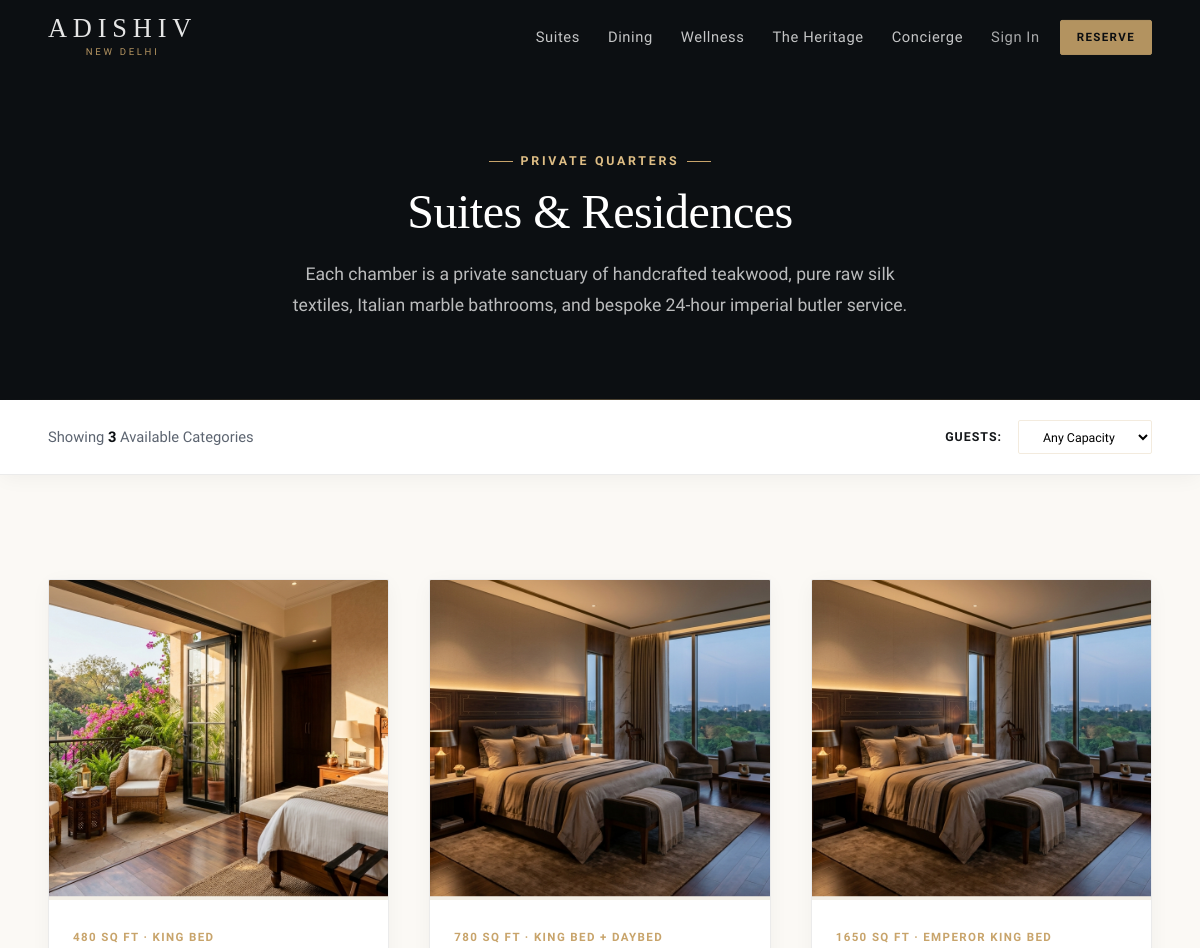
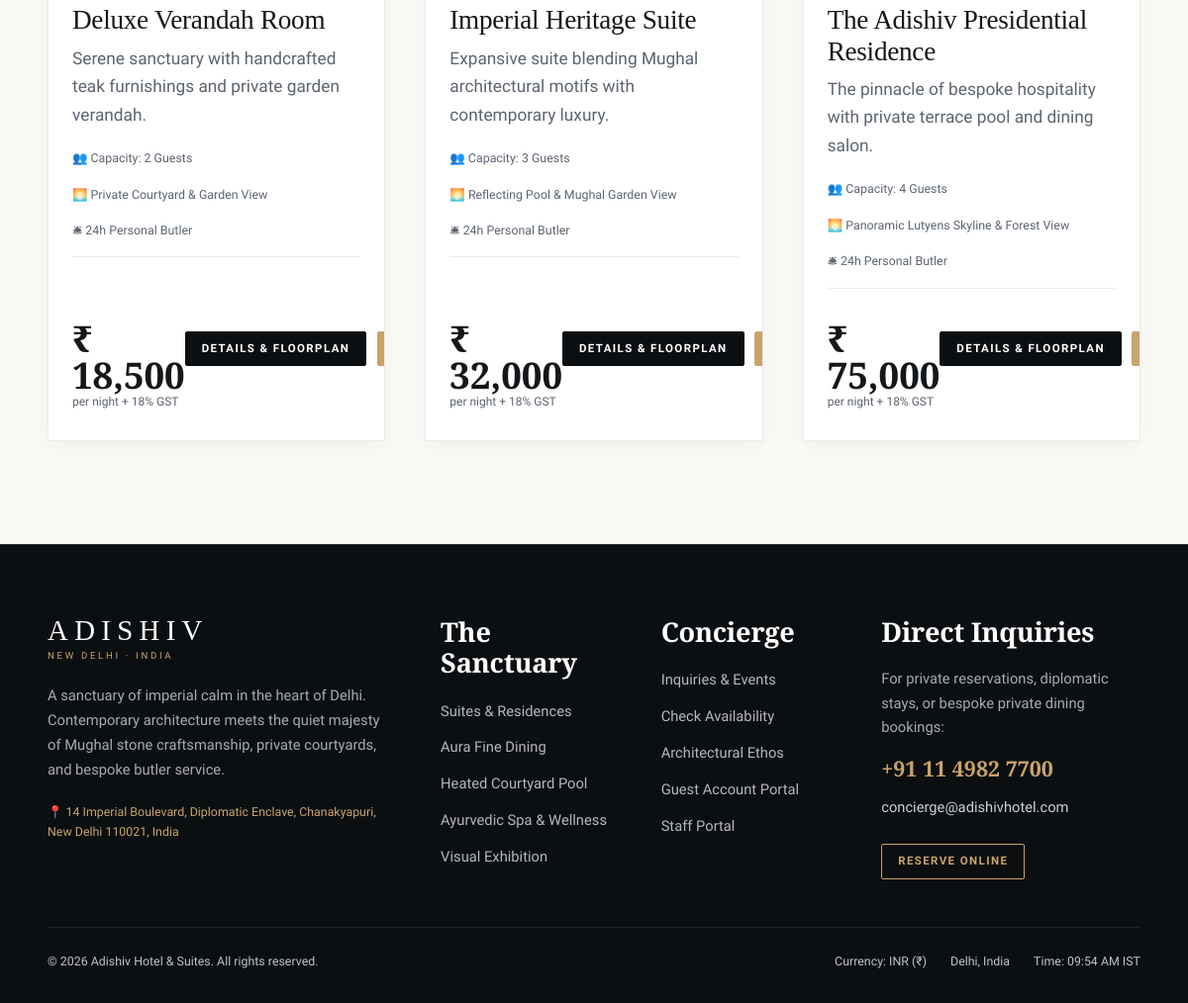
Before: /rooms.php with the older database file (2 pictures, top to bottom).
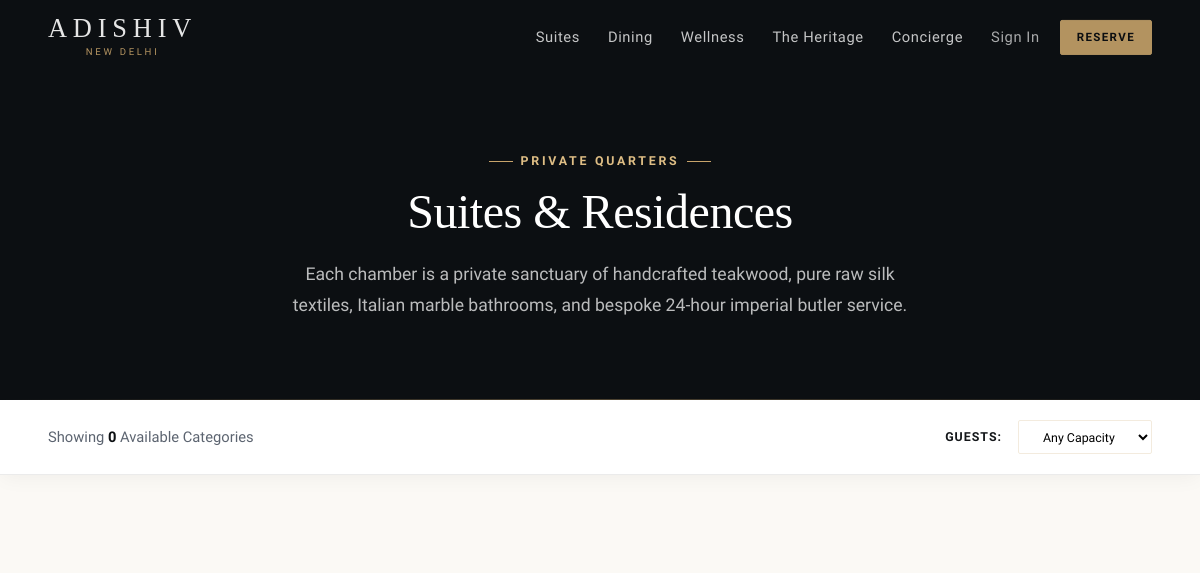
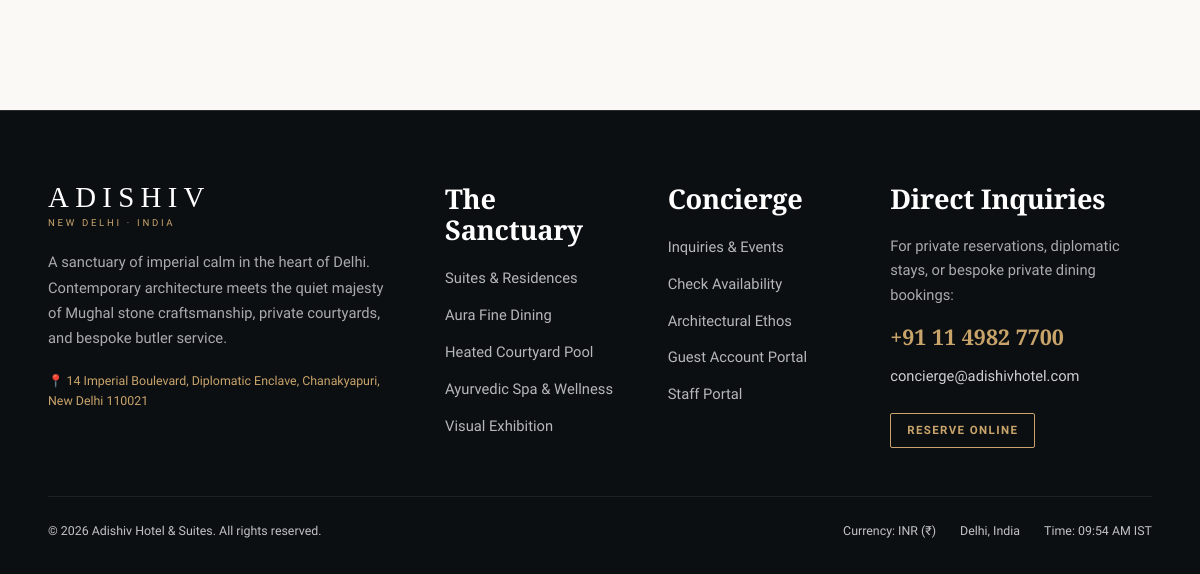
After: the same page with the newer database file (2 pictures, top to bottom).
### tables this page shows
CREATE TABLE IF NOT EXISTS `room_types` (
    `id` INT UNSIGNED AUTO_INCREMENT PRIMARY KEY,
    `slug` VARCHAR(80) NOT NULL UNIQUE,
    `name` VARCHAR(120) NOT NULL,
    `short_description` VARCHAR(255) NOT NULL,
    `description` TEXT NOT NULL,
    `price_per_night` DECIMAL(10, 2) NOT NULL,  
    `max_guests` TINYINT UNSIGNED NOT NULL DEFAULT 2,
    `bed_type` VARCHAR(60) NOT NULL DEFAULT 'King Bed',
    `room_size_sqft` SMALLINT UNSIGNED NOT NULL DEFAULT 450,
    `view_type` VARCHAR(80) NOT NULL DEFAULT 'Imperial Courtyard View',
    `featured_image` VARCHAR(255) NOT NULL,
    `sort_order` TINYINT UNSIGNED NOT NULL DEFAULT 0,
    `is_active` TINYINT(1) NOT NULL DEFAULT 1,
    `created_at` TIMESTAMP DEFAULT CURRENT_TIMESTAMP,
    `updated_at` TIMESTAMP DEFAULT CURRENT_TIMESTAMP ON UPDATE CURRENT_TIMESTAMP,
    INDEX `idx_room_types_active` (`is_active`),
    INDEX `idx_room_types_slug` (`slug`)
);

### includes/functions.php (called while the page is built, shortened)
<?php
function e(?string $string): string {
    return htmlspecialchars($string ?? '', ENT_QUOTES | ENT_SUBSTITUTE, 'UTF-8');
}
function format_inr(float|int|string $amount): string {
    $num = (float)$amount;
    $isNegative = $num < 0;
    $num = abs($num);
    $parts = explode('.', number_format($num, 2, '.', ''));
    $intPart = $parts[0];
    $decPart = $parts[1];
    if (strlen($intPart) > 3) {
        $lastThree = substr($intPart, -3);
        $remaining = substr($intPart, 0, -3);
        $remaining = preg_replace('/(\d)(?=(\d{2})+(?!\d))/', '$1,', $remaining);
        $formatted = $remaining . ',' . $lastThree;
    } else {
        $formatted = $intPart;
    }
    $symbol = defined('APP_CURRENCY_SYMBOL') ? APP_CURRENCY_SYMBOL : '₹';
    return ($isNegative ? '-' : '') . $symbol . ' ' . $formatted;
}
function get_setting(string $key, string $default = ''): string {
    static $cache = null;
    if ($cache === null) {
        $cache = [];
        try {
            $db = get_db();
            $stmt = $db->query("SELECT setting_key, setting_value FROM site_settings");
            while ($row = $stmt->fetch()) {
                $cache[$row['setting_key']] = $row['setting_value'];
            }
        } catch (Throwable $e) {
            return $default;
        }
    }
    return $cache[$key] ?? $default;
}
function asset_url(string $path): string {
    $path = ltrim($path, '/');
    return APP_URL . '/' . $path;
}

### includes/auth.php (called while the page is built, shortened)
<?php
require_once __DIR__ . '/functions.php';
function is_logged_in(): bool {
    return !empty($_SESSION['user_id']);
}

### rooms.php (the view, shortened to what this page needs)
<?php
$currentNav = 'rooms';
require_once __DIR__ . '/includes/header.php';
$db = get_db();
$query = "SELECT * FROM room_types WHERE is_active = 1";
$params = [];
$query .= " ORDER BY sort_order ASC, price_per_night ASC";
$stmt = $db->prepare($query);
$stmt->execute($params);
$suites = $stmt->fetchAll();
?>
<div class="page-hero-banner">
  <div class="container-narrow">
    <div class="eyebrow center page-hero-eyebrow">Private Quarters</div>
    <h1 class="page-hero-title">
      Suites & Residences
    </h1>
    <p class="page-hero-desc">
      Each chamber is a private sanctuary of handcrafted teakwood, pure raw silk textiles, Italian marble bathrooms, and bespoke 24-hour imperial butler service.
    </p>
  </div>
</div>
<div class="filter-bar-wrap">
  <div class="container filter-bar-container">
    <div class="filter-stat">
      Showing <strong><?= count($suites) ?></strong> Available Categories
    </div>
    <form method="GET" action="rooms.php" class="filter-controls">
      <label for="filterGuests" class="filter-label">
        Guests:
      </label>
      <select id="filterGuests" name="guests" onchange="this.form.submit()" class="filter-select-input">
        <option value="">Any Capacity</option>
      </select>
    </form>
  </div>
</div>
<div class="section-spacing container">
  <div class="suites-responsive-grid">
    <?php foreach ($suites as $suite): ?>
      <article class="room-card" data-reveal>
        <div class="room-card-media" style="height: 320px;">
          <span class="room-badge"><?= e($suite['view_type']) ?></span>
          <img
            src="<?= asset_url($suite['featured_image']) ?>"
            alt="<?= e($suite['name']) ?>"
            class="room-card-img"
            loading="lazy"
          >
        </div>
        <div class="room-card-body">
          <div class="room-card-spec-meta">
            <?= (int)$suite['room_size_sqft'] ?> SQ FT · <?= e($suite['bed_type']) ?>
          </div>
          <h2 class="room-title"><?= e($suite['name']) ?></h2>
          <p class="room-desc">
            <?= e($suite['short_description']) ?>
          </p>
          <div class="room-specs">
            <span class="room-spec-item">👥 Capacity: <?= (int)$suite['max_guests'] ?> Guests</span>
            <span class="room-spec-item">🌅 <?= e($suite['view_type']) ?></span>
            <span class="room-spec-item">🛎 24h Personal Butler</span>
          </div>
          <div class="room-card-footer">
            <div class="room-price-wrap">
              <span class="room-price-val"><?= format_inr($suite['price_per_night']) ?></span>
              <span class="room-price-unit">per night + 18% GST</span>
            </div>
            <div class="room-actions-group">
              <a href="<?= asset_url('room-details.php?slug=' . urlencode($suite['slug'])) ?>" class="btn btn-dark btn-sm">
                Details & Floorplan
              </a>
              <a href="<?= asset_url('booking.php?room_type_id=' . (int)$suite['id']) ?>" class="btn btn-gold btn-sm">
              </a>
            </div>
          </div>
        </div>
      </article>
    <?php endforeach; ?>
  </div>
</div>
<?php require_once __DIR__ . '/includes/footer.php'; ?>

### includes/header.php (shortened to what this page needs)
<?php
require_once __DIR__ . '/functions.php';
require_once __DIR__ . '/auth.php';
$currentNav = $currentNav ?? 'home';
?>
<!DOCTYPE html>
<html lang="en">
<head>
    "telephone": "<?= e(get_setting('hotel_phone', '+91 11 4982 7700')) ?>",
  <link rel="stylesheet" href="<?= asset_url('assets/css/variables.css') ?>">
  <link rel="stylesheet" href="<?= asset_url('assets/css/base.css') ?>">
  <link rel="stylesheet" href="<?= asset_url('assets/css/components.css') ?>">
  <link rel="stylesheet" href="<?= asset_url('assets/css/motion.css') ?>">
</head>
<body>
  <header class="site-header <?= !empty($headerLight) ? 'site-header--light' : '' ?>" role="banner">
    <div class="container">
      <a href="<?= asset_url('index.php') ?>" class="brand-logo" aria-label="Adishiv Hotel & Suites, Homepage">
        <span class="brand-title">Adishiv</span>
        <span class="brand-subtitle">New Delhi</span>
      </a>
      <div class="header-actions">
        <nav aria-label="Primary Navigation" class="header-nav-links">
          <a href="<?= asset_url('rooms.php') ?>" class="<?= $currentNav === 'rooms' ? 'text-gold' : '' ?>" <?= $currentNav === 'rooms' ? 'aria-current="page"' : '' ?>>Suites</a>
          <a href="<?= asset_url('dining.php') ?>" class="<?= $currentNav === 'dining' ? 'text-gold' : '' ?>" <?= $currentNav === 'dining' ? 'aria-current="page"' : '' ?>>Dining</a>
          <a href="<?= asset_url('experiences.php') ?>" class="<?= $currentNav === 'experiences' ? 'text-gold' : '' ?>" <?= $currentNav === 'experiences' ? 'aria-current="page"' : '' ?>>Wellness</a>
          <a href="<?= asset_url('about.php') ?>" class="<?= $currentNav === 'about' ? 'text-gold' : '' ?>" <?= $currentNav === 'about' ? 'aria-current="page"' : '' ?>>The Heritage</a>
          <a href="<?= asset_url('contact.php') ?>" class="<?= $currentNav === 'contact' ? 'text-gold' : '' ?>" <?= $currentNav === 'contact' ? 'aria-current="page"' : '' ?>>Concierge</a>
          <?php if (is_logged_in()): ?>
            <?php if (is_admin()): ?>
              <a href="<?= asset_url('admin/index.php') ?>" class="text-gold" style="font-weight: 700;">Admin</a>
            <?php endif; ?>
            <a href="<?= asset_url('logout.php') ?>" style="opacity: 0.8;">Sign Out</a>
          <?php else: ?>
            <a href="<?= asset_url('login.php') ?>" style="opacity: 0.85;">Sign In</a>
          <?php endif; ?>
        </nav>
        <a href="<?= asset_url('booking.php') ?>" class="btn btn-gold btn-sm">Reserve</a>
      </div>
    </div>
  </header>
  <main id="mainContent" role="main" style="flex: 1 0 auto;">

### includes/footer.php (shortened to what this page needs)
  </main>
  <footer class="site-footer" role="contentinfo">
    <div class="container">
      <div class="footer-grid">
        <div class="footer-col">
          <div class="brand-logo" style="align-items: flex-start; margin-bottom: 1.25rem;">
            <span class="brand-title" style="font-size: 1.8rem;">Adishiv</span>
            <span class="brand-subtitle">New Delhi · India</span>
          </div>
          <p style="color: rgba(255, 255, 255, 0.65); font-size: var(--text-sm); line-height: 1.7; max-width: 380px;">
            A sanctuary of imperial calm in the heart of Delhi. Contemporary architecture meets the quiet majesty of Mughal stone craftsmanship, private courtyards, and bespoke butler service.
          </p>
          <div style="font-size: var(--text-xs); color: var(--color-gold); margin-top: 1rem;">
            📍 <?= e(get_setting('hotel_address', '14 Imperial Boulevard, Diplomatic Enclave, Chanakyapuri, New Delhi 110021')) ?>
          </div>
        </div>
        <div class="footer-col">
          <h5>The Sanctuary</h5>
          <ul class="footer-links">
            <li><a href="<?= asset_url('rooms.php') ?>">Suites & Residences</a></li>
            <li><a href="<?= asset_url('dining.php') ?>">Aura Fine Dining</a></li>
            <li><a href="<?= asset_url('experiences.php') ?>">Heated Courtyard Pool</a></li>
            <li><a href="<?= asset_url('experiences.php') ?>">Ayurvedic Spa & Wellness</a></li>
            <li><a href="<?= asset_url('gallery.php') ?>">Visual Exhibition</a></li>
          </ul>
        </div>
        <div class="footer-col">
          <h5>Concierge</h5>
          <ul class="footer-links">
            <li><a href="<?= asset_url('contact.php') ?>">Inquiries & Events</a></li>
            <li><a href="<?= asset_url('booking.php') ?>">Check Availability</a></li>
            <li><a href="<?= asset_url('about.php') ?>">Architectural Ethos</a></li>
            <li><a href="<?= asset_url('login.php') ?>">Guest Account Portal</a></li>
            <li><a href="<?= asset_url('admin/login.php') ?>">Staff Portal</a></li>
          </ul>
        </div>
        <div class="footer-col">
          <h5>Direct Inquiries</h5>
          <p style="color: rgba(255, 255, 255, 0.65); font-size: var(--text-sm); margin-bottom: 0.75rem;">
            For private reservations, diplomatic stays, or bespoke private dining bookings:
          </p>
          <div style="margin-bottom: 0.5rem;">
            <a href="tel:<?= e(str_replace(' ', '', get_setting('hotel_phone', '+911149827700'))) ?>" style="font-family: var(--font-serif); font-size: 1.35rem; color: var(--color-gold); font-weight: 600;">
              <?= e(get_setting('hotel_phone', '+91 11 4982 7700')) ?>
            </a>
          </div>
          <div>
            <a href="mailto:<?= e(get_setting('hotel_email', 'concierge@adishivhotel.com')) ?>" style="font-size: var(--text-sm); color: rgba(255,255,255,0.8);">
              <?= e(get_setting('hotel_email', 'concierge@adishivhotel.com')) ?>
            </a>
          </div>
          <div style="margin-top: 1.5rem;">
            <a href="<?= asset_url('booking.php') ?>" class="btn btn-outline-gold btn-sm">
              Reserve Online
            </a>
          </div>
        </div>
      </div>
      <div class="footer-bottom" style="color: rgba(255, 255, 255, 0.75);">
        <div>
          © <?= date('Y') ?> Adishiv Hotel & Suites. All rights reserved.
        </div>
        <div style="display: flex; gap: 1.5rem;">
          <span>Currency: INR (₹)</span>
          <span>Delhi, India</span>
          <span>Time: <?= date('h:i A T') ?></span>
        </div>
      </div>
    </div>
  </footer>
</body>
</html>

### assets/css/variables.css (style rules this page uses)
:root { --color-obsidian: #0C0F12; --color-obsidian-soft: #14181E; --color-slate-dark: #1E242C; --color-sandstone-silk: #FBF9F5; --color-parchment: #F3EFE6; --color-parchment-deep: #E7E2D6; --color-gold: #C8A46B; --color-gold-light: #DFBE85; --color-gold-ink: #7A5C28; --color-gold-muted: rgba(200, 164, 107, 0.4); --color-gold-glow: rgba(200, 164, 107, 0.15); --color-terracotta: #944C3A; --color-cypress: #182A22; --color-text-main: #14171A; --color-text-muted: #5C6470; --color-text-light: #64748B; --color-text-white: #FFFFFF; --color-text-gold: #C8A46B; --focus-ring-light: 0 0 0 2px #0C0F12, 0 0 0 4px #DFBE85; --focus-ring-dark: 0 0 0 2px #0C0F12, 0 0 0 4px #C8A46B; --color-border-subtle: rgba(200, 164, 107, 0.22); --color-border-hairline: rgba(0, 0, 0, 0.08); --color-border-dark: rgba(255, 255, 255, 0.12); --color-success: #2E7D32; --color-warning: #ED6C02; --color-error: #D32F2F; --color-info: #0288D1; --font-serif: 'Cormorant Garamond', Georgia, 'Times New Roman', serif; --font-sans: 'Plus Jakarta Sans', -apple-system, BlinkMacSystemFont, 'Segoe UI', Roboto, sans-serif; --font-display: 'Cormorant Garamond', serif; --font-data: 'Plus Jakarta Sans', monospace; --text-xs: clamp(0.72rem, 0.7rem + 0.1vw, 0.8rem); --text-sm: clamp(0.85rem, 0.82rem + 0.15vw, 0.92rem); --text-base: clamp(1rem, 0.96rem + 0.2vw, 1.08rem); --text-md: clamp(1.15rem, 1.08rem + 0.35vw, 1.3rem); --text-lg: clamp(1.4rem, 1.25rem + 0.6vw, 1.7rem); --text-xl: clamp(1.8rem, 1.55rem + 1vw, 2.3rem); --text-2xl: clamp(2.4rem, 2rem + 1.8vw, 3.4rem); --text-3xl: clamp(3.2rem, 2.6rem + 2.8vw, 5rem); --text-hero: clamp(3.8rem, 3rem + 3.8vw, 6.8rem); --space-2xs: 0.25rem; --space-xs: 0.5rem; --space-sm: 0.75rem; --space-md: 1rem; --space-lg: 1.5rem; --space-xl: 2rem; --space-2xl: 3rem; --space-3xl: 4.5rem; --space-4xl: 6rem; --space-section: clamp(4rem, 6vw + 2rem, 8.5rem); --container-max: 1380px; --container-narrow: 1040px; --container-padding: clamp(1.25rem, 4vw, 3.5rem); --shadow-subtle: 0 4px 20px -2px rgba(12, 15, 18, 0.05); --shadow-card: 0 12px 35px -5px rgba(12, 15, 18, 0.08); --shadow-hover: 0 20px 45px -8px rgba(200, 164, 107, 0.18); --shadow-modal: 0 30px 70px -15px rgba(0, 0, 0, 0.4); --glass-bg: rgba(251, 249, 245, 0.85); --glass-dark-bg: rgba(12, 15, 18, 0.82); --glass-blur: blur(14px); --radius-xs: 2px; --radius-sm: 4px; --radius-md: 8px; --radius-lg: 14px; --radius-full: 9999px; --ease-cinematic: cubic-bezier(0.16, 1, 0.3, 1); --ease-smooth: cubic-bezier(0.25, 1, 0.5, 1); --transition-fast: 0.2s var(--ease-smooth); --transition-normal: 0.35s var(--ease-smooth); --transition-cinematic: 0.65s var(--ease-cinematic); --z-base: 1; --z-sticky: 100; --z-header: 500; --z-drawer: 800; --z-modal: 900; --z-preloader: 1000; --z-cursor: 2000; }

Changed rows visible on the page:
removed room_types: featured_image (picture), room_size_sqft "480", bed_type "KING BED", name "Deluxe Verandah Room", short_description "Serene sanctuary with handcrafted teak furnishings and private garden verandah.", max_guests "2", view_type "Private Courtyard & Garden View", price_per_night "₹ 18,500"
removed room_types: featured_image (picture), room_size_sqft "780", bed_type "KING BED + DAYBED", name "Imperial Heritage Suite", short_description "Expansive suite blending Mughal architectural motifs with contemporary luxury.", max_guests "3", view_type "Reflecting Pool & Mughal Garden View", price_per_night "₹ 32,000"
removed room_types: featured_image (picture), room_size_sqft "1650", bed_type "EMPEROR KING BED", name "The Adishiv Presidential Residence", short_description "The pinnacle of bespoke hospitality with private terrace pool and dining salon.", max_guests "4", view_type "Panoramic Lutyens Skyline & Forest View", price_per_night "₹ 75,000"
Other visible differences:
count($suites): "3" → "0"
text no longer shown: "14 Imperial Boulevard, Diplomatic Enclave, Chanakyapuri, New Delhi 110021, India"
text now shown: "14 Imperial Boulevard, Diplomatic Enclave, Chanakyapuri, New Delhi 110021"
